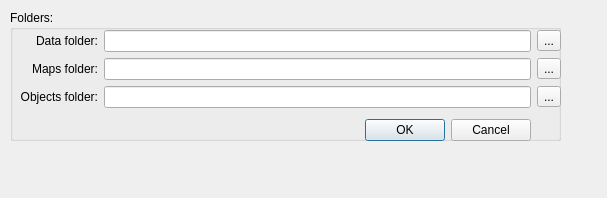
<?xml version="1.0" encoding="UTF-8"?>
<ui version="4.0">
 <class>TConfigurationDialog</class>
 <widget class="QDialog" name="TConfigurationDialog">
  <property name="geometry">
   <rect>
    <x>0</x>
    <y>0</y>
    <width>607</width>
    <height>198</height>
   </rect>
  </property>
  <property name="minimumSize">
   <size>
    <width>580</width>
    <height>160</height>
   </size>
  </property>
  <property name="windowTitle">
   <string>Dialog</string>
  </property>
  <widget class="QGroupBox" name="groupBox">
   <property name="geometry">
    <rect>
     <x>10</x>
     <y>10</y>
     <width>551</width>
     <height>131</height>
    </rect>
   </property>
   <property name="title">
    <string>Folders:</string>
   </property>
   <widget class="QWidget" name="gridLayoutWidget">
    <property name="geometry">
     <rect>
      <x>10</x>
      <y>20</y>
      <width>541</width>
      <height>111</height>
     </rect>
    </property>
    <layout class="QGridLayout" name="gridLayout">
     <item row="2" column="0">
      <widget class="QLabel" name="label03">
       <property name="text">
        <string>Objects folder:</string>
       </property>
       <property name="alignment">
        <set>Qt::AlignRight|Qt::AlignTrailing|Qt::AlignVCenter</set>
       </property>
      </widget>
     </item>
     <item row="0" column="0">
      <widget class="QLabel" name="label01">
       <property name="text">
        <string>Data folder:</string>
       </property>
       <property name="alignment">
        <set>Qt::AlignRight|Qt::AlignTrailing|Qt::AlignVCenter</set>
       </property>
      </widget>
     </item>
     <item row="1" column="1">
      <widget class="QLineEdit" name="mapsEdit"/>
     </item>
     <item row="0" column="1">
      <widget class="QLineEdit" name="dataEdit"/>
     </item>
     <item row="0" column="2">
      <widget class="QToolButton" name="dataButton">
       <property name="text">
        <string>...</string>
       </property>
      </widget>
     </item>
     <item row="1" column="2">
      <widget class="QToolButton" name="mapsButton">
       <property name="text">
        <string>...</string>
       </property>
      </widget>
     </item>
     <item row="2" column="2">
      <widget class="QToolButton" name="objectsButton">
       <property name="text">
        <string>...</string>
       </property>
      </widget>
     </item>
     <item row="2" column="1">
      <widget class="QLineEdit" name="objectsEdit"/>
     </item>
     <item row="4" column="1">
      <widget class="QDialogButtonBox" name="buttonBox">
       <property name="orientation">
        <enum>Qt::Horizontal</enum>
       </property>
       <property name="standardButtons">
        <set>QDialogButtonBox::Cancel|QDialogButtonBox::Ok</set>
       </property>
      </widget>
     </item>
     <item row="1" column="0">
      <widget class="QLabel" name="label02">
       <property name="text">
        <string>Maps folder:</string>
       </property>
       <property name="alignment">
        <set>Qt::AlignRight|Qt::AlignTrailing|Qt::AlignVCenter</set>
       </property>
      </widget>
     </item>
     <item row="3" column="1">
      <spacer name="verticalSpacer">
       <property name="orientation">
        <enum>Qt::Vertical</enum>
       </property>
       <property name="sizeHint" stdset="0">
        <size>
         <width>20</width>
         <height>40</height>
        </size>
       </property>
      </spacer>
     </item>
    </layout>
   </widget>
  </widget>
  <widget class="QWidget" name="verticalLayoutWidget">
   <property name="geometry">
    <rect>
     <x>10</x>
     <y>150</y>
     <width>391</width>
     <height>41</height>
    </rect>
   </property>
   <layout class="QVBoxLayout" name="verticalLayout">
    <property name="sizeConstraint">
     <enum>QLayout::SetMinimumSize</enum>
    </property>
    <property name="margin">
     <number>8</number>
    </property>
   </layout>
  </widget>
 </widget>
 <resources/>
 <connections>
  <connection>
   <sender>buttonBox</sender>
   <signal>accepted()</signal>
   <receiver>TConfigurationDialog</receiver>
   <slot>accept()</slot>
   <hints>
    <hint type="sourcelabel">
     <x>248</x>
     <y>254</y>
    </hint>
    <hint type="destinationlabel">
     <x>157</x>
     <y>274</y>
    </hint>
   </hints>
  </connection>
  <connection>
   <sender>buttonBox</sender>
   <signal>rejected()</signal>
   <receiver>TConfigurationDialog</receiver>
   <slot>reject()</slot>
   <hints>
    <hint type="sourcelabel">
     <x>316</x>
     <y>260</y>
    </hint>
    <hint type="destinationlabel">
     <x>286</x>
     <y>274</y>
    </hint>
   </hints>
  </connection>
 </connections>
</ui>
